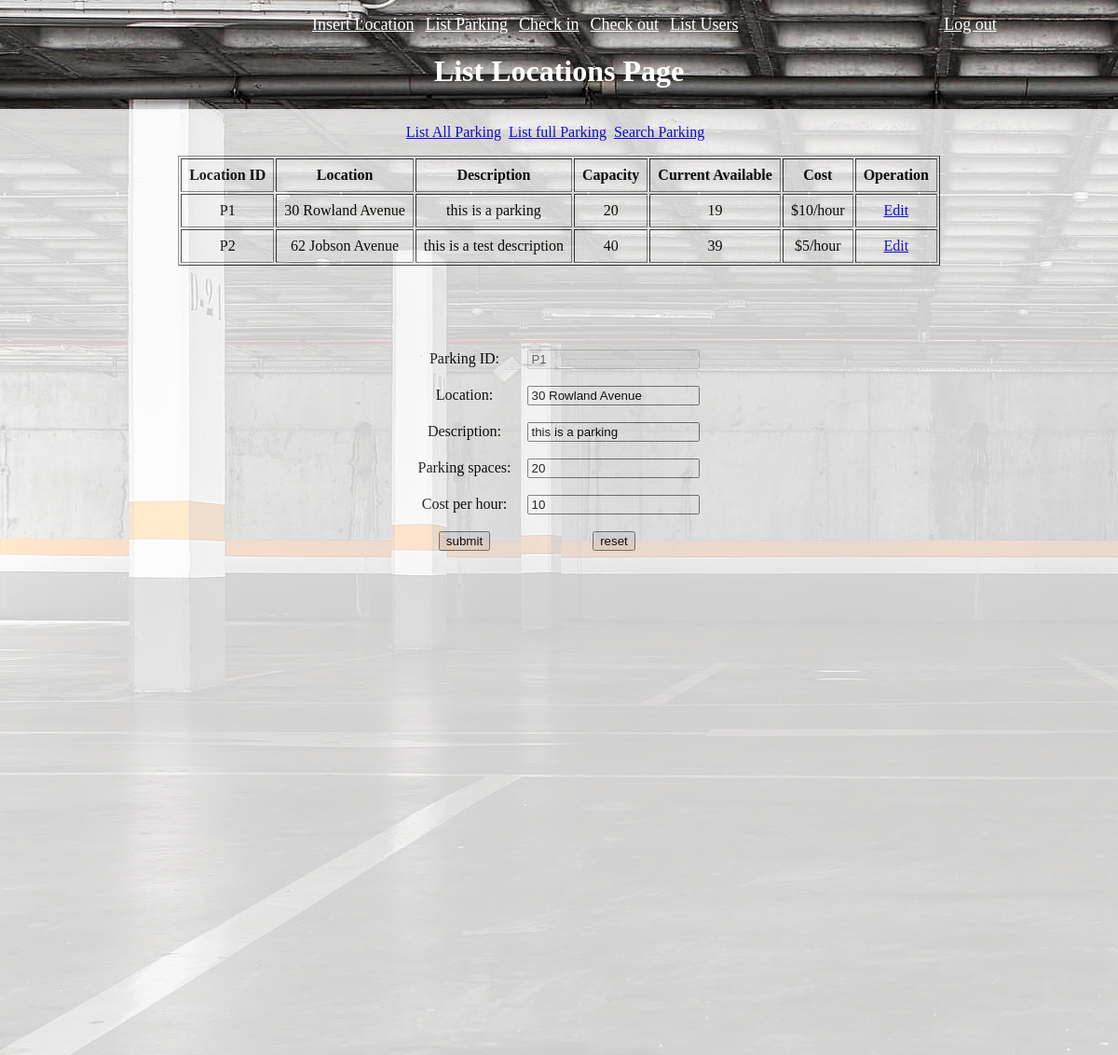
Page /page/list_locations.php?tab=all&edit=true&location_id=P1 (signed in) on the committed database.
### tables this page shows
create table locations (
	id char(10) primary key,
    location char(30) not null,
    description char(50) not null,
    capacity int not null,
    current_available int not null,
    cost int not null
);

### page/list_locations.php (the view, shortened to what this page needs)
<!DOCTYPE html>
<html lang="en">
<head>
    <link rel="stylesheet" href="../css/style.css">
</head>
<body>
    <?php include 'navigator.php' ?>
    <h1>List Locations Page</h1>
    <?php
        include '../class/user.php';
        function render_list_table() {
            if($_GET['tab'] === 'all') {
                $sql = "select * from locations;";
            } else {
                $sql = "select * from locations where current_available = 0";
            }
            $GLOBALS['user']->list_or_search_locations($GLOBALS['my_connection'], $_GET['tab'], $sql);
            if(isset($_GET['edit'])) {
                $location_id = $_GET['location_id'];
                $select_sql = "select * from locations where id = '$location_id'";
                try {
                    $result = $GLOBALS['my_connection']->query($select_sql);
                    if(mysqli_num_rows($result) > 0) {
                        while ($row = mysqli_fetch_array($result)) {
                            echo '
                            <form method="post" action="list_locations.php?tab=all&edit=true&capacity='.$row[3].'&current_available='.$row[4].'&location_id='.$location_id.'"  >
                                <table>
                                    <tr>
                                        <td>
                                            Parking ID:
                                        </td>
                                        <td>
                                            <input type="text" name="id" id="" value="'.$row[0].'" disabled>
                                        </td>
                                    </tr>
                                    <tr>
                                        <td>
                                            Location:
                                        </td>
                                        <td>
                                            <input type="text" name="location" id="" value="'.$row[1].'" required>
                                        </td>
                                    </tr>
                                    <tr>
                                        <td>
                                            Description:
                                        </td>
                                        <td>
                                            <input type="text" name="description" id="" value="'.$row[2].'" required>
                                        </td>
                                    </tr>
                                    <tr>
                                        <td>
                                            Parking spaces:
                                        </td>
                                        <td>
                                            <input type="text" name="capacity" id="" value="'.$row[3].'" required>
                                        </td>
                                    </tr>
                                    <tr>
                                        <td>
                                            Cost per hour:
                                        </td>
                                        <td>
                                            <input type="text" name="cost" id="" value="'.$row[5].'" required>
                                        </td>
                                    </tr>
                                    <tr>
                                        <td>
                                            <input type="submit" value="submit" name="submit">
                                        </td>
                                        <td>
                                            <input type="reset" value="reset">
                                        </td>
                                    </tr>
                                </table>
                            </form>
                        ';
                        }
                    }
                }   catch (mysqli_sql_exception $e) {
                    echo 'Error: ' . $e->getMessage() . '!';
                }
            }
        }
        function subTab() {
            $newTab = $GLOBALS['user']->type === 'administrator' ? '<a href="list_locations.php?tab=full">List full Parking</a>' : '';
            return '
            <div class="div1">
                <a href="list_locations.php?tab=all">List All Parking</a>
                '.$newTab.'
                <a href="list_locations.php?tab=search">Search Parking</a>
            </div>';
        }
        echo "<div class='content'>";
        if(isset($_SESSION['user'])){
            echo subTab();
            if(isset($_GET['tab'])) {
                if($_GET['tab'] == 'all' || $_GET['tab'] == 'full'){
                    render_list_table();
                } else {
                    render_search_table();
                }
            } else {
                render_list_table();
            }
        } else {
            echo "<h3>Please login first " . "<h3><a href='login.php'> Login</a></h3></h3>";
        }
        echo '</div>';
    ?>
</body>
</html>

### class/user.php (shortened to what this page needs)
<?php
    class User {
        public string $type;
        public function __construct(int $id, string $username, string $password, string $name, string $surname, string $phone, string $email, string $type) {
            $this->type = $type;
        }
        public function list_or_search_locations(mysqli $conn, string $tab, string $sql) {
            $isAll = $tab == 'all' || $tab == 'full';
            $result = $conn->query($sql);
            $isAdmin = $this->type === 'administrator';
            $th = $isAll && $isAdmin ? "<th>Operation</th>" : "";
            echo "<div style='display: flex; justify-content: center'><table border=1>
                <tr>
                    <th>Location ID</th>
                    <th>Location</th>
                    <th>Description</th>
                    <th>Capacity</th>
                    <th>Current Available</th>
                    <th>Cost</th>
                    ".$th."
                </tr>";
            if(mysqli_num_rows($result) > 0) {
                while($row = mysqli_fetch_array($result)) {
                    $td = $isAll && $isAdmin ? "<td><a href='./list_locations.php?tab=$tab&edit=true&location_id=$row[0]'>Edit</a></td>" : "";
                    echo "<tr>
                        <td>$row[0]</td>
                        <td>$row[1]</td>
                        <td>$row[2]</td>
                        <td>$row[3]</td>
                        <td>$row[4]</td>
                        <td>$$row[5]/hour</td>
                        ".$td ."
                    </tr>";
                }
            }
            echo "</table></div>";
        }
    }

### css/style.css (style rules this page uses)
body { background: url('../images/bg4.jpg') no-repeat; position: absolute; width: 100%; height: 100%; margin: 0; }
td, th { padding: 8px; text-align: center; }
table, form { margin: 16px 0; }
form { background: white; padding: 32px; border-radius: 8px; }
h1, h2, h3 { text-align: center; }
h1 { color: #fff; }
.content { display: flex; align-items: center; height: calc(100% - 50px); flex-direction: column; background: white; opacity: 0.8; padding-top: 16px; }

### page/list_locations.php (style rules this page uses)
.div1 { display: flex; justify-content: center; }
.div1 a { margin-right: 8px; }

### rows in the picture
locations: id "P1", location "30 Rowland Avenue", description "this is a parking", capacity "20", current_available "19", cost "10"
locations: id "P2", location "62 Jobson Avenue", description "this is a test description", capacity "40", current_available "39", cost "5"
